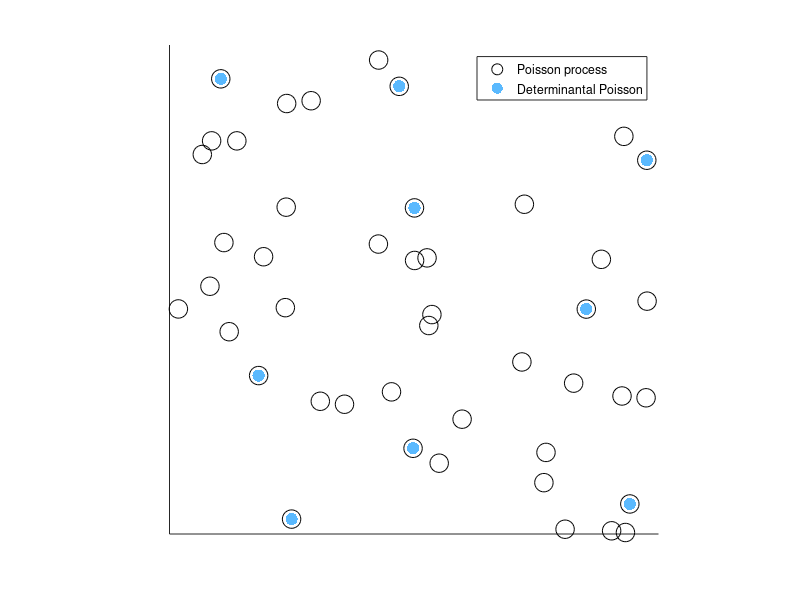

The MATLAB source for this figure:
% Randomly simulates a determinantally-thinned Poisson point process. 
%
% A determinantally-thinned Poisson point process is essentially a discrete
% determinantal point process whose underlying state space is a single 
% realization of a Poisson
% point process defined on some bounded continuous space. 
%
% For more details, see the paper by Blaszczyszyn and Keeler[1].
%
% Author: H.P. Keeler, Inria/ENS, Paris, and University of Melbourne,
% Melbourne, 2018.
%
% References:
% [1] Blaszczyszyn and Keeler, Determinantal thinning of point processes
% with network learning applications, 2018.

close all;
clearvars; clc;

%%%START -- Parameters -- %%%START
%Poisson point process parameters
lambda=50; %intensity (ie mean density) of the Poisson process

%choose kernel
choiceKernel=1; %1 for Gaussian (ie squared exponetial );2 for Cauchy
sigma=1;% parameter for Gaussian and Cauchy kernel
alpha=1;% parameter for Cauchy kernel

%Simulation window parameters
xMin=0;xMax=1;yMin=0;yMax=1;
xDelta=xMax-xMin;yDelta=yMax-yMin; %rectangle dimensions
areaTotal=xDelta*yDelta; %area of rectangle
%%%END -- Parameters -- %%%END

%%% START -- Simulate a Poisson point process on a rectangle %%%START
%Simulate Poisson point process
numbPoints=poissrnd(areaTotal*lambda);%Poisson number of points
xx=xDelta*(rand(numbPoints,1))+xMin;%x coordinates of Poisson points
yy=xDelta*(rand(numbPoints,1))+yMin;%y coordinates of Poisson points
%%% END -- Simulate a Poisson point process on a rectangle --END %%%

%%% START -- CREATE L matrix -- START %%%
%all squared distances of x/y difference pairs
xxDiff=bsxfun(@minus,xx,xx'); 
yyDiff=bsxfun(@minus,yy,yy');
rrDiffSquared=(xxDiff.^2+yyDiff.^2);
if choiceKernel==1
    %%Gaussian/squared exponential kernel
    L=lambda*exp(-(rrDiffSquared)/sigma^2);
elseif choiceKernel==2    
    %%Cauchy kernel
    L=lambda./(1+rrDiffSquared/sigma^2).^(alpha+1/2);
else
    error('choiceKernel has to be equal to 1 or 2.');
end
%%% END-- CREATE L matrix -- %%% END

%START - Sampling/simulating DPP - START
%Retrieve eigenvalues and eigenvectors
[eigenVectorsL,eigenValuesL]=eig(L); %eigen decomposition
eigenVectorsK = (eigenVectorsL);
eigenValuesL=abs(diag(eigenValuesL)); %eigenvalues of L
eigenValuesK = eigenValuesL./(1+eigenValuesL); %eigenvalues of K

%Bernoulli trials (ie coin flips) to determine number of points
indexEigen = find(rand(length(eigenValuesK),1) <= eigenValuesK);

%number of points in the DPP realization
numbPointsDPP=length(indexEigen);
%retrieve eigenvectors corresponding to successful Bernoulli trials
spaceV = eigenVectorsK(:,indexEigen); %subspace V 
indexDPP = zeros(numbPointsDPP,1); %index for final DPP configuration

%Loop through for all points
for ii=numbPointsDPP:-1:1
    %Compute probabilities for each point i
    Prob_i=sum(spaceV.^2,2); %sum across rows
    Prob_i=Prob_i/sum(Prob_i); %normalize
    
    %Choose a point (from 1 to numbPoints) using (prob mass function) Prob_i
    indexCurrent=find(rand(1)<=cumsum(Prob_i),1);
    indexDPP(ii)=indexCurrent;
    
    %Choose a vector to remove
    jj=find(spaceV(indexCurrent,:),1);
    columnVj=spaceV(:,jj); %j-th column of V
    spaceV=spaceV(:,[1:jj-1 jj+1:end]);
    
    %Update matrix V by removing Vj component from the space
    spaceV=spaceV-columnVj.*spaceV(indexCurrent,:)/columnVj(indexCurrent);
    
    %Orthonormalize using Householder method
    [spaceV,~]=qr(spaceV,0);
end
indexDPP=sort(indexDPP); %sort index in ascending order
%END - Sampling/simulating DPP - END

%%% START -- Plotting -- START %%%
figure;hold on;
markerSizeNumb=80; %marker size of markers colors
vectorColor=rand(1,3).^(1); %random vector for colors of 
%Plot Poisson point process
plot(xx,yy,'ko','MarkerSize',markerSizeNumb/6);
%Plot determinantally-thinned Poisson point process
plot(xx(indexDPP),yy(indexDPP),'.','MarkerSize',markerSizeNumb/3,'color',vectorColor);
grid;
axis square;set(gca,'YTick',[]); set(gca,'XTick',[]);
legend('Poisson process', 'Determinantal Poisson');
%%% END -- Plotting -- END %%%
